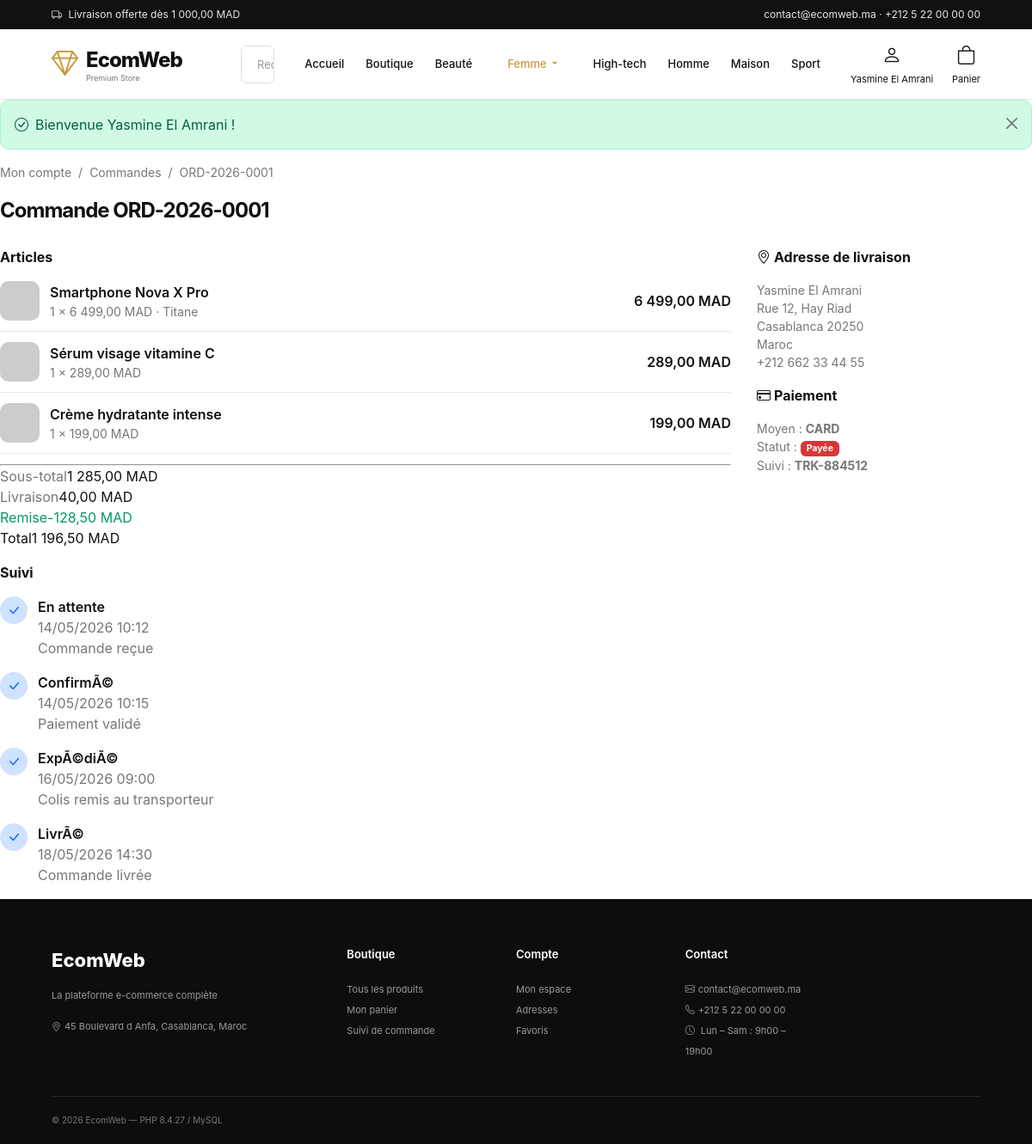
The page /ecommerce/ecom-projet-fend/ecom_web_platform/compte/commandes/1 (signed in) on the database its author committed.
### tables this page shows
CREATE TABLE IF NOT EXISTS categories (
  id          INT UNSIGNED NOT NULL AUTO_INCREMENT,
  name        VARCHAR(120) NOT NULL,
  description TEXT         NULL,
  image       VARCHAR(255) NULL,
  parent_id   INT UNSIGNED NULL,
  created_at  DATETIME     NOT NULL DEFAULT CURRENT_TIMESTAMP,
  updated_at  DATETIME     NOT NULL DEFAULT CURRENT_TIMESTAMP ON UPDATE CURRENT_TIMESTAMP,
  PRIMARY KEY (id),
  KEY idx_categories_parent (parent_id),
  CONSTRAINT fk_categories_parent FOREIGN KEY (parent_id)
    REFERENCES categories (id) ON DELETE SET NULL
);

CREATE TABLE IF NOT EXISTS users (
  id          INT UNSIGNED NOT NULL AUTO_INCREMENT,
  username    VARCHAR(80)  NOT NULL,
  email       VARCHAR(160) NOT NULL,
  password    VARCHAR(255) NOT NULL,
  first_name  VARCHAR(80)  NULL,
  last_name   VARCHAR(80)  NULL,
  phone       VARCHAR(40)  NULL,
  avatar      VARCHAR(255) NULL,
  role        ENUM('CUSTOMER','ADMIN') NOT NULL DEFAULT 'CUSTOMER',
  is_active   TINYINT(1)   NOT NULL DEFAULT 1,
  last_login_at DATETIME   NULL,
  created_at  DATETIME     NOT NULL DEFAULT CURRENT_TIMESTAMP,
  updated_at  DATETIME     NOT NULL DEFAULT CURRENT_TIMESTAMP ON UPDATE CURRENT_TIMESTAMP,
  PRIMARY KEY (id),
  UNIQUE KEY uq_users_email (email),
  KEY idx_users_role (role)
);

CREATE TABLE IF NOT EXISTS orders (
  id                INT UNSIGNED NOT NULL AUTO_INCREMENT,
  order_number      VARCHAR(30)  NOT NULL,
  user_id           INT UNSIGNED NULL,
  customer_email    VARCHAR(160) NULL,
  subtotal          DECIMAL(10,2) NOT NULL DEFAULT 0.00,
  shipping_fee      DECIMAL(10,2) NOT NULL DEFAULT 0.00,
  discount_amount   DECIMAL(10,2) NOT NULL DEFAULT 0.00,
  total             DECIMAL(10,2) NOT NULL DEFAULT 0.00,
  status            ENUM('PENDING','CONFIRMED','PROCESSING','SHIPPED','DELIVERED','CANCELLED','REFUNDED')
                    NOT NULL DEFAULT 'PENDING',
  is_paid           TINYINT(1)   NOT NULL DEFAULT 0,
  payment_method    VARCHAR(40)  NULL,
  tracking_number   VARCHAR(60)  NULL,
  notes             TEXT         NULL,
  ship_full_name    VARCHAR(160) NULL,
  ship_phone        VARCHAR(40)  NULL,
  ship_address      VARCHAR(255) NULL,
  ship_city         VARCHAR(120) NULL,
  ship_state        VARCHAR(120) NULL,
  ship_zip_code     VARCHAR(20)  NULL,
  ship_country      VARCHAR(120) NULL,
  created_at        DATETIME     NOT NULL DEFAULT CURRENT_TIMESTAMP,
  updated_at        DATETIME     NOT NULL DEFAULT CURRENT_TIMESTAMP ON UPDATE CURRENT_TIMESTAMP,
  PRIMARY KEY (id),
  UNIQUE KEY uq_orders_number (order_number),
  KEY idx_orders_user (user_id),
  KEY idx_orders_status (status),
  KEY idx_orders_created (created_at),
  CONSTRAINT fk_orders_user FOREIGN KEY (user_id)
    REFERENCES users (id) ON DELETE SET NULL
);

CREATE TABLE IF NOT EXISTS order_items (
  id                INT UNSIGNED NOT NULL AUTO_INCREMENT,
  order_id          INT UNSIGNED NOT NULL,
  product_id        INT UNSIGNED NULL,
  product_name      VARCHAR(200) NOT NULL,
  product_thumbnail VARCHAR(255) NULL,
  quantity          INT UNSIGNED NOT NULL DEFAULT 1,
  unit_price        DECIMAL(10,2) NOT NULL DEFAULT 0.00,
  selected_size     VARCHAR(40)  NULL,
  selected_color    VARCHAR(40)  NULL,
  PRIMARY KEY (id),
  KEY idx_order_items_order (order_id),
  CONSTRAINT fk_order_items_order FOREIGN KEY (order_id)
    REFERENCES orders (id) ON DELETE CASCADE,
  CONSTRAINT fk_order_items_product FOREIGN KEY (product_id)
    REFERENCES products (id) ON DELETE SET NULL
);

CREATE TABLE IF NOT EXISTS order_status_history (
  id         INT UNSIGNED NOT NULL AUTO_INCREMENT,
  order_id   INT UNSIGNED NOT NULL,
  status     VARCHAR(30)  NOT NULL,
  note       VARCHAR(255) NULL,
  created_at DATETIME     NOT NULL DEFAULT CURRENT_TIMESTAMP,
  PRIMARY KEY (id),
  KEY idx_status_history_order (order_id),
  CONSTRAINT fk_status_history_order FOREIGN KEY (order_id)
    REFERENCES orders (id) ON DELETE CASCADE
);

### app/Views/account/order-detail.php (the view, shortened to what the rows shown need)
<?php
$order = $order ?? null;
$history = $history ?? [];
?>
<nav aria-label="fil d'ariane">
    <ol class="breadcrumb small">
        <li class="breadcrumb-item"><a href="<?= e(url('/compte')) ?>">Mon compte</a></li>
        <li class="breadcrumb-item"><a href="<?= e(url('/compte/commandes')) ?>">Commandes</a></li>
        <li class="breadcrumb-item active"><?= e($order->order_number) ?></li>
    </ol>
</nav>
<div class="orders-header">
    <h1 class="orders-title">Commande <?= e($order->order_number) ?></h1>
    <span class="badge badge-<?= e($order->statusBadge()) ?> fs-6"><?= e($order->statusLabel()) ?></span>
</div>
<div class="order-detail-layout">
    <div class="order-detail-main">
        <div class="panel mb-3">
            <h2 class="panel-title">Articles</h2>
            <?php foreach ($order->items as $item): ?>
                <div class="order-item">
                    <img src="<?= e(img($item->product_thumbnail)) ?>" alt="" class="thumb-sm">
                    <div class="flex-grow-1">
                        <a class="fw-semibold text-decoration-none text-body" href="<?= e(product_url($item->product_id)) ?>">
                            <?= e($item->product_name) ?>
                        </a>
                        <div class="small text-muted-2">
                            <?= (int) $item->quantity ?> × <?= e(money($item->unit_price)) ?>
                            <?php if (!empty($item->selected_size) || !empty($item->selected_color)): ?>
                                · <?= e(trim(implode(' · ', array_filter([$item->selected_size, $item->selected_color])))) ?>
                            <?php endif; ?>
                        </div>
                    </div>
                    <span class="fw-semibold"><?= e(money($item->totalPrice())) ?></span>
                </div>
            <?php endforeach; ?>
            <div class="summary-line"><span class="text-muted-2">Sous-total</span><span><?= e(money($order->subtotal)) ?></span></div>
            <div class="summary-line"><span class="text-muted-2">Livraison</span><span><?= e(money($order->shipping_fee)) ?></span></div>
            <?php if ((float) $order->discount_amount > 0): ?>
                <div class="summary-line text-success"><span>Remise</span><span>-<?= e(money($order->discount_amount)) ?></span></div>
            <?php endif; ?>
            <div class="summary-line summary-total"><span>Total</span><span><?= e(money($order->total)) ?></span></div>
        </div>
        <?php if ($history !== []): ?>
            <div class="panel">
                <h2 class="panel-title">Suivi</h2>
                <?php foreach ($history as $step): ?>
                    <div class="tracking-step">
                        <div class="tracking-icon">
                            <div class="rounded-circle bg-primary-subtle text-primary d-inline-flex align-items-center justify-content-center"
                                 style="width:32px;height:32px"><i class="bi bi-check-lg"></i></div>
                        </div>
                        <div class="tracking-content">
                            <div class="fw-semibold"><?= e(order_status_label($step['status'])) ?></div>
                            <div class="text-muted-2"><?= e(format_date($step['created_at'], 'd/m/Y H:i')) ?></div>
                            <?php if (!empty($step['note'])): ?>
                                <div class="text-muted-2"><?= e($step['note']) ?></div>
                            <?php endif; ?>
                        </div>
                    </div>
                <?php endforeach; ?>
            </div>
        <?php endif; ?>
    </div>
    <div class="order-detail-sidebar">
        <div class="panel mb-3">
            <h2 class="panel-title"><i class="bi bi-geo-alt me-1"></i>Adresse de livraison</h2>
            <div class="small text-muted-2">
                <?= e($order->ship_full_name) ?><br>
                <?= e($order->ship_address) ?><br>
                <?= e(trim((string) $order->ship_city . ' ' . (string) $order->ship_zip_code)) ?><br>
                <?= e($order->ship_country) ?><br>
                <?= e($order->ship_phone) ?>
            </div>
        </div>
        <div class="panel mb-3">
            <h2 class="panel-title"><i class="bi bi-credit-card me-1"></i>Paiement</h2>
            <div class="small text-muted-2">
                Moyen : <strong><?= e($order->payment_method) ?></strong><br>
                Statut :
                <span class="badge badge-<?= $order->is_paid ? 'sale' : 'new' ?>">
                    <?= $order->is_paid ? 'Payée' : 'En attente' ?>
                </span>
                <?php if (!empty($order->tracking_number)): ?>
                    <br>Suivi : <strong><?= e($order->tracking_number) ?></strong>
                <?php endif; ?>
            </div>
        </div>
    </div>
</div>

### app/Views/layouts/main.php (shortened to what the rows shown need)
<?php
$appName = $appName ?? config('app.name', 'EcomWeb');
?>
<!doctype html>
<html lang="fr">
<head>
    <link rel="stylesheet" href="https://cdn.jsdelivr.net/npm/bootstrap-icons@1.11.3/font/bootstrap-icons.min.css">
    <link href="<?= e(asset('assets/css/style.css')) ?>" rel="stylesheet">
</head>
<body>
<header class="header">
    <a class="logo" href="<?= e(url('/')) ?>">
        <div>
            <h1><?= e($appName) ?></h1>
        </div>
    </a>
    <nav class="nav">
        <a class="<?= is_active('/') ? 'active' : '' ?>" href="<?= e(url('/')) ?>">Accueil</a>
        <a class="<?= is_active('/boutique') ? 'active' : '' ?>" href="<?= e(url('/boutique')) ?>">Boutique</a>
        <?php foreach (($categories ?? []) as $category): ?>
            <?php if (!empty($category['children'])): ?>
                <div class="dropdown">
                    <a class="nav-link dropdown-toggle <?= is_active('/categorie/' . $category['id']) ? 'active' : '' ?>"
                       href="<?= e(url('/categorie/' . $category['id'])) ?>"
                       data-bs-toggle="dropdown" role="button">
                        <?= e($category['name']) ?>
                    </a>
                </div>
            <?php else: ?>
                <a class="<?= is_active('/categorie/' . $category['id']) ? 'active' : '' ?>" href="<?= e(url('/categorie/' . $category['id'])) ?>"><?= e($category['name']) ?></a>
            <?php endif; ?>
        <?php endforeach; ?>
    </nav>
    <div class="header-actions">
        <?php if (!empty($currentUser)): ?>
            <div class="dropdown">
                <a class="header-action text-decoration-none" href="#" data-bs-toggle="dropdown">
                    <i class="bi bi-person"></i>
                    <span class="hide-mobile"><?= e($currentUser->fullName()) ?></span>
                </a>
            </div>
        <?php endif; ?>
    </div>
</header>
<main>
    <?= $content ?>
</main>
</body>
</html>

### rows shown on the page
categories: name "Beauté"
categories: name "Femme"
categories: name "High-tech"
categories: name "Homme"
categories: name "Maison"
categories: name "Sport"
users: $currentUser->fullName() "Yasmine El Amrani"
orders: order_number "ORD-2026-0001", subtotal "1 285,00 MAD", shipping_fee "40,00 MAD", discount_amount "128,50 MAD", total "1 196,50 MAD", ship_full_name "Yasmine El Amrani", ship_address "Rue 12, Hay Riad", ship_city+ship_zip_code "Casablanca 20250", ship_country "Maroc", ship_phone "+212 662 33 44 55", payment_method "CARD", tracking_number "TRK-884512"
order_items: product_name "Smartphone Nova X Pro", quantity "1", unit_price "6 499,00 MAD", selected_color "Titane", money($item->totalPrice()) "6 499,00 MAD"
order_items: product_name "Sérum visage vitamine C", quantity "1", unit_price "289,00 MAD", money($item->totalPrice()) "289,00 MAD"
order_items: product_name "Crème hydratante intense", quantity "1", unit_price "199,00 MAD", money($item->totalPrice()) "199,00 MAD"
order_status_history: status "En attente", created_at "14/05/2026 10:12", note "Commande reçue"
order_status_history: status "ConfirmÃ©", created_at "14/05/2026 10:15", note "Paiement validé"
order_status_history: status "ExpÃ©diÃ©", created_at "16/05/2026 09:00", note "Colis remis au transporteur"
order_status_history: status "LivrÃ©", created_at "18/05/2026 14:30", note "Commande livrée"

### other values the page prints
money($freeShipping ?? free_shipping_from()) "1 000,00 MAD"
$storeEmail "contact@ecomweb.ma"
$storePhone "+212 5 22 00 00 00"
$appName "EcomWeb"
$flash['message'] "Bienvenue Yasmine El Amrani !"
config('app.tagline', '') "La plateforme e-commerce complète"
$storeAddress "45 Boulevard d Anfa, Casablanca, Maroc"
PHP_VERSION "8.4.27"
